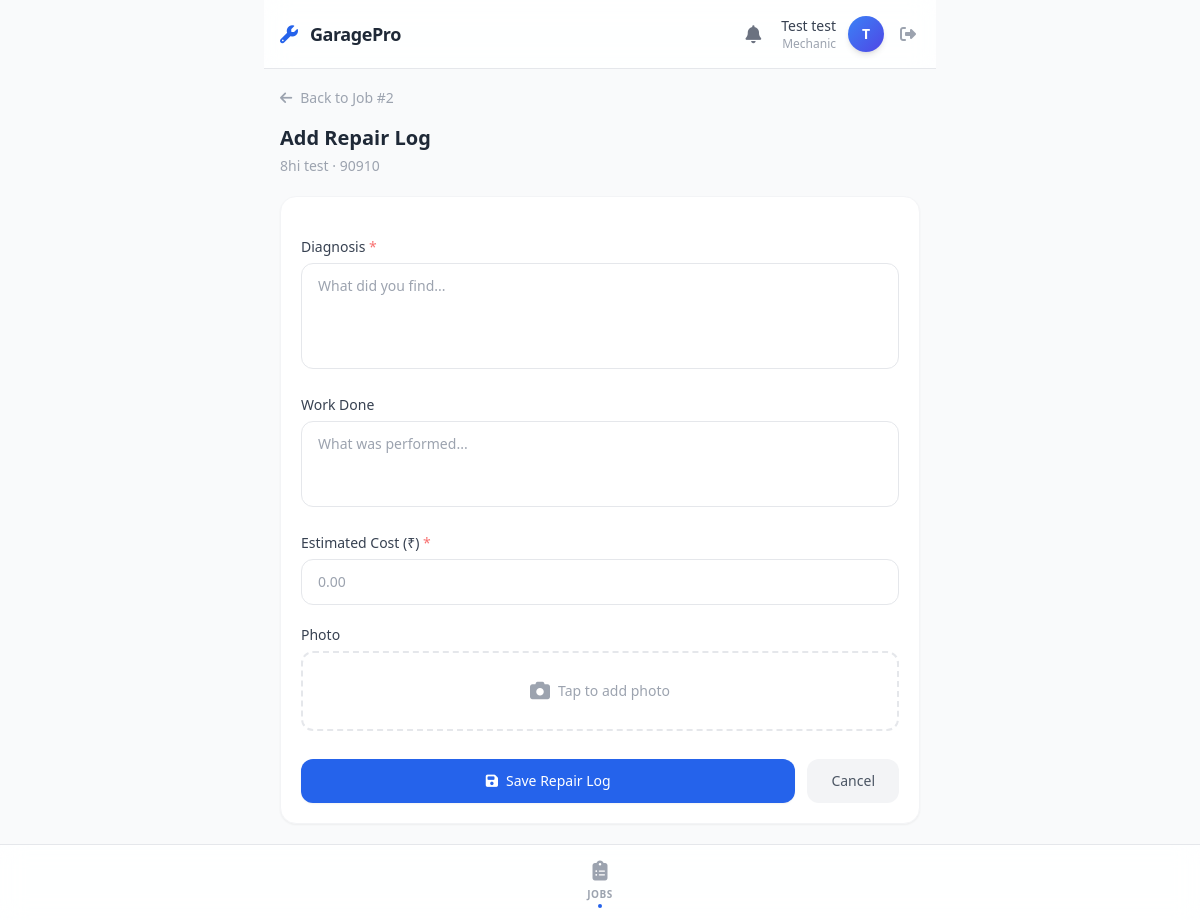
The page /mechanic/jobs/2/repair/ (signed in) on the database its author committed.
### accounts/models.py (models this page shows, shortened)
class User(AbstractUser, TimeStampedModel):
    ROLE_CHOICES = [
        ('ADMIN', 'Admin'),
        ('MANAGER', 'Manager'),
        ('MECHANIC', 'Mechanic'),
        ('CUSTOMER', 'Customer'),
    ]
    role = models.CharField(max_length=20, choices=ROLE_CHOICES)
    phone = models.CharField(max_length=20, blank=True)

### jobs/models.py (models this page shows, shortened)
class ServiceJob(TimeStampedModel, SoftDeleteModel):
    STATUS_CHOICES = [
        ('RECEIVED', 'Received'),
        ('DIAGNOSING', 'Diagnosing'),
        ('WAITING_APPROVAL', 'Waiting Approval'),
        ('IN_PROGRESS', 'In Progress'),
        ('COMPLETED', 'Completed'),
        ('DELIVERED', 'Delivered'),
        ('CANCELLED', 'Cancelled'),
    ]
    vehicle = models.ForeignKey('customers.Vehicle', on_delete=models.CASCADE, related_name="jobs")
    assigned_mechanic = models.ForeignKey(
        settings.AUTH_USER_MODEL,
        on_delete=models.SET_NULL,
        null=True,
        limit_choices_to={'role': 'MECHANIC'}
    )
    status = models.CharField(max_length=30, choices=STATUS_CHOICES, default='RECEIVED')
    problem_description = models.TextField()
    estimated_completion = models.DateTimeField(null=True, blank=True)
    priority = models.IntegerField(default=1)
    completed_at = models.DateTimeField(null=True, blank=True)
    delivered_at = models.DateTimeField(null=True, blank=True)
    VALID_TRANSITIONS = {
        'RECEIVED': ['DIAGNOSING', 'CANCELLED'],
    'DIAGNOSING': ['WAITING_APPROVAL', 'CANCELLED'],
    'WAITING_APPROVAL': ['IN_PROGRESS', 'CANCELLED'],
    'IN_PROGRESS': ['COMPLETED', 'CANCELLED', 'WAITING_APPROVAL'],
    'COMPLETED': ['DELIVERED'],
    'DELIVERED': [],
    'CANCELLED': [],
}

### customers/models.py (models this page shows, shortened)
class Vehicle(TimeStampedModel, SoftDeleteModel):
    customer = models.ForeignKey(Customer, on_delete=models.CASCADE, related_name="vehicles")
    registration_number = models.CharField(max_length=50, unique=True, db_index=True)
    make = models.CharField(max_length=100)
    model = models.CharField(max_length=100)
    year = models.IntegerField()
    vin = models.CharField(max_length=100, blank=True)

### jobs/views.py (the view, shortened to what this page needs)
# urls.py: path('mechanic/jobs/<int:pk>/repair/', job_views.mechanic_add_repair, name='mechanic_add_repair'),
@mechanic_required
def mechanic_add_repair(request, pk):
    job = get_object_or_404(ServiceJob, pk=pk, assigned_mechanic=request.user)
    return render(request, 'mechanic/repair_form.html', {'job': job})

### notifications/context_processors.py (called while the page is built)
def user_notifications(request):
    if request.user.is_authenticated:
        unread_count = request.user.notifications.filter(is_read=False).count()
        latest_notifications = request.user.notifications.all()[:5]
        return {
            'unread_notifications_count': unread_count,
            'latest_notifications': latest_notifications
        }
    return {}

### templates/mechanic/repair_form.html (shortened to what this page needs)
{% extends 'base_app.html' %}
{% block nav_jobs %}bnav-active{% endblock %}
{% block content %}
<a href="{% url 'mechanic_job_detail' job.pk %}"
    class="inline-flex items-center text-sm text-gray-400 hover:text-blue-600 mb-4 transition">
    <i class="fas fa-arrow-left mr-2"></i>Back to Job #{{ job.id }}
</a>
<div class="mb-5">
    <h1 class="text-xl font-bold text-gray-800">Add Repair Log</h1>
    <p class="text-sm text-gray-400 mt-1">{{ job.vehicle.make }}
        {{ job.vehicle.model }} · {{job.vehicle.registration_number }}</p>
</div>
<div class="bg-white rounded-2xl shadow-sm border border-gray-100 p-5 animate-slide-up">
    <form method="post" enctype="multipart/form-data" class="space-y-5">
        <div>
            <label class="block text-sm font-medium text-gray-700 mb-1.5">Diagnosis <span
                    class="text-red-400">*</span></label>
            <textarea name="diagnosis" required rows="4"
                class="w-full border border-gray-200 rounded-xl px-4 py-3 text-sm focus:ring-2 focus:ring-blue-500 focus:border-transparent focus:outline-none transition resize-none"
                placeholder="What did you find..."></textarea>
        </div>
        <div>
            <label class="block text-sm font-medium text-gray-700 mb-1.5">Work Done</label>
            <textarea name="work_done" rows="3"
                class="w-full border border-gray-200 rounded-xl px-4 py-3 text-sm focus:ring-2 focus:ring-blue-500 focus:border-transparent focus:outline-none transition resize-none"
                placeholder="What was performed..."></textarea>
        </div>
        <div>
            <label class="block text-sm font-medium text-gray-700 mb-1.5">Estimated Cost (₹) <span
                    class="text-red-400">*</span></label>
            <input name="estimated_cost" type="number" step="0.01" required
                class="w-full border border-gray-200 rounded-xl px-4 py-3 text-sm focus:ring-2 focus:ring-blue-500 focus:border-transparent focus:outline-none transition"
                placeholder="0.00">
        </div>
        <div>
            <label class="block text-sm font-medium text-gray-700 mb-1.5">Photo</label>
            <label
                class="flex items-center justify-center gap-2 w-full border-2 border-dashed border-gray-200 rounded-xl p-6 cursor-pointer text-gray-400 hover:border-blue-400 hover:text-blue-500 transition">
                <i class="fas fa-camera text-xl"></i>
                <span class="text-sm font-medium">Tap to add photo</span>
            </label>
        </div>
        <div class="flex gap-3 pt-2">
            <button type="submit"
                class="flex-1 bg-blue-600 text-white py-3 rounded-xl font-medium text-sm hover:bg-blue-700 transition shadow-sm">
                <i class="fas fa-save mr-2"></i>Save Repair Log
            </button>
            <a href="{% url 'mechanic_job_detail' job.pk %}"
                class="px-6 py-3 bg-gray-100 text-gray-600 rounded-xl font-medium text-sm hover:bg-gray-200 transition">Cancel</a>
        </div>
    </form>
</div>
{% endblock %}

### templates/base_app.html (shortened to what this page needs)
<!DOCTYPE html>
<html lang="en">
<head>
    <script src="https://cdn.tailwindcss.com"></script>
    <link rel="stylesheet" href="https://cdnjs.cloudflare.com/ajax/libs/font-awesome/6.4.0/css/all.min.css">
</head>
<body class="bg-gray-50 font-sans leading-normal tracking-normal">
    <div class="flex flex-col min-h-screen max-w-2xl mx-auto relative">
        <header class="glass-header sticky top-0 z-30 border-b border-gray-200">
            <div class="flex items-center justify-between px-4 py-3">
                <div class="flex items-center gap-3">
                    <i class="fas fa-wrench text-blue-600 text-lg"></i>
                    <span class="font-bold text-gray-800 text-lg tracking-tight">GaragePro</span>
                </div>
                <div class="flex items-center gap-3">
                    <a href="{% if user.role == 'CUSTOMER' %}{% url 'customer_reminders' %}{% else %}{% url 'notification_list' %}{% endif %}"
                        class="relative p-2 text-gray-500 hover:text-blue-600 transition">
                        <i class="fas fa-bell text-lg"></i>
                    </a>
                    <div class="text-right hidden sm:block">
                        <div class="text-sm font-medium text-gray-700">{{ user.get_full_name|default:user.username }}
                        </div>
                        <div class="text-xs text-gray-400">{{ user.role|default:""|lower|capfirst }}</div>
                    </div>
                    <div class="relative">
                        <div
                            class="w-9 h-9 rounded-full bg-gradient-to-br from-blue-500 to-indigo-600 flex items-center justify-center text-white font-bold text-sm shadow-md">
                            {{ user.username|make_list|first|upper }}
                        </div>
                    </div>
                    <form method="post" action="{% url 'logout' %}">
                        <button type="submit" class="text-gray-400 hover:text-red-500 transition p-1" title="Logout">
                            <i class="fas fa-sign-out-alt"></i>
                        </button>
                    </form>
                </div>
            </div>
        </header>
        <main class="flex-1 px-4 pt-4 pb-24 no-scrollbar overflow-y-auto">
            {% block content %}{% endblock %}
        </main>
        <nav class="fixed bottom-0 left-0 right-0 z-40 glass-header border-t border-gray-200">
            <div class="max-w-2xl mx-auto flex justify-around items-center py-2">
                {% if user.role == 'MECHANIC' %}
                <a href="{% url 'mechanic_jobs' %}"
                    class="flex flex-col items-center py-1 px-3 text-gray-400 hover:text-blue-600 transition {% block nav_jobs %}{% endblock %}">
                    <i class="fas fa-clipboard-list text-xl mb-0.5"></i>
                    <span class="text-[10px] font-semibold uppercase tracking-wider">Jobs</span>
                    <div class="bnav-dot w-1 h-1 rounded-full bg-blue-600 mt-0.5 opacity-0 transition"></div>
                </a>
                {% endif %}
            </div>
        </nav>
    </div>
</body>
</html>

### templates/base_app.html (style rules this page uses)
.no-scrollbar { -ms-overflow-style: none; scrollbar-width: none; }
.bnav-active { color: #2563EB; }
.bnav-active .bnav-dot { opacity: 1; }
.animate-slide-up { animation: slideUp 0.3s ease-out forwards; }
.animate-slide-up:nth-child(3) { animation-delay: 120ms; }
.glass-header { background: rgba(255, 255, 255, 0.85); backdrop-filter: blur(12px); -webkit-backdrop-filter: blur(12px); }

### rows shown on the page
User: get_full_name "Test test", role "Mechanic", username|make_list "T"
ServiceJob: id "2", vehicle.make "8hi", vehicle.model "test", vehicle.registration_number "90910"
